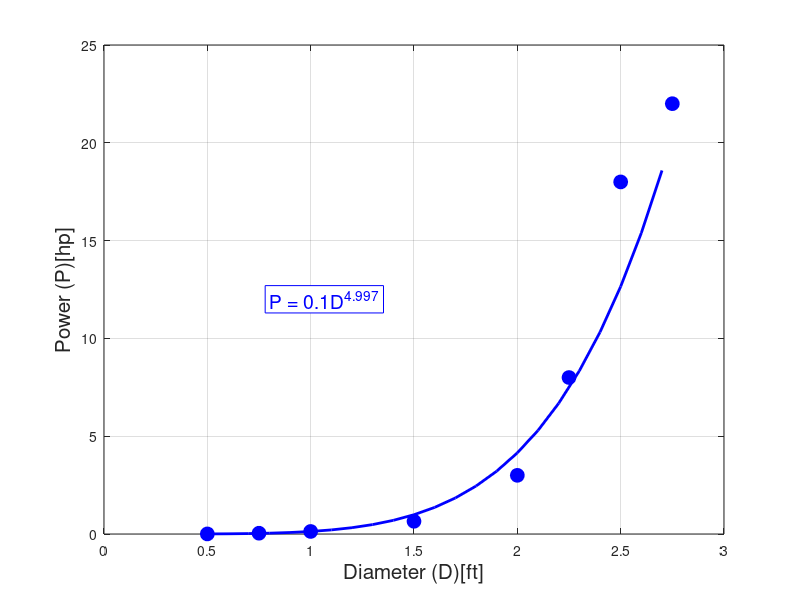

MATLAB code for this plot:
%% Eddie Molina   ENGR 1300-009   NOV-30-16
% Problem Statement: Create proper plot of power versus the diameter
% assuming the data are experimental.
clc; clear; close;
%% Proper plot
D = [0.5 0.75 1 1.5 2 2.25 2.5 2.75];       % Diameter [ft]
P = [.004 .04 .13 .65 3 8 18 22];           % Power [hp]
figure('color', 'w')
plot(D, P, 'ob', 'MarkerFaceColor', 'b', 'MarkerSize', 10)
axis([0 3 0 25])
xlabel('Diameter (D)[ft]', 'FontSize', 15)
ylabel('Power (P)[hp]', 'FontSize', 15)
grid on
%% Determine Model Parameters using Plyfit command
C = polyfit(log10(D), log10(P), 1);
m = C(1);
b = 10^C(2);
%% Create theoretical data series with model results
Dpf = [0.5: 0.1: 2.75];
Ppf = b * Dpf.^m;
%% Add theoretical data series to the graph
hold on 
plot(Dpf, Ppf, '-b', 'linewidth', 2)
%% Add the trendline equation
TE = sprintf('P = %3.1fD^{%1.3f}', b,m);
text(.8,12, TE, 'BackgroundColor', 'w', 'EdgeColor', 'b', 'Color', 'b', 'Fontsize', 14)

